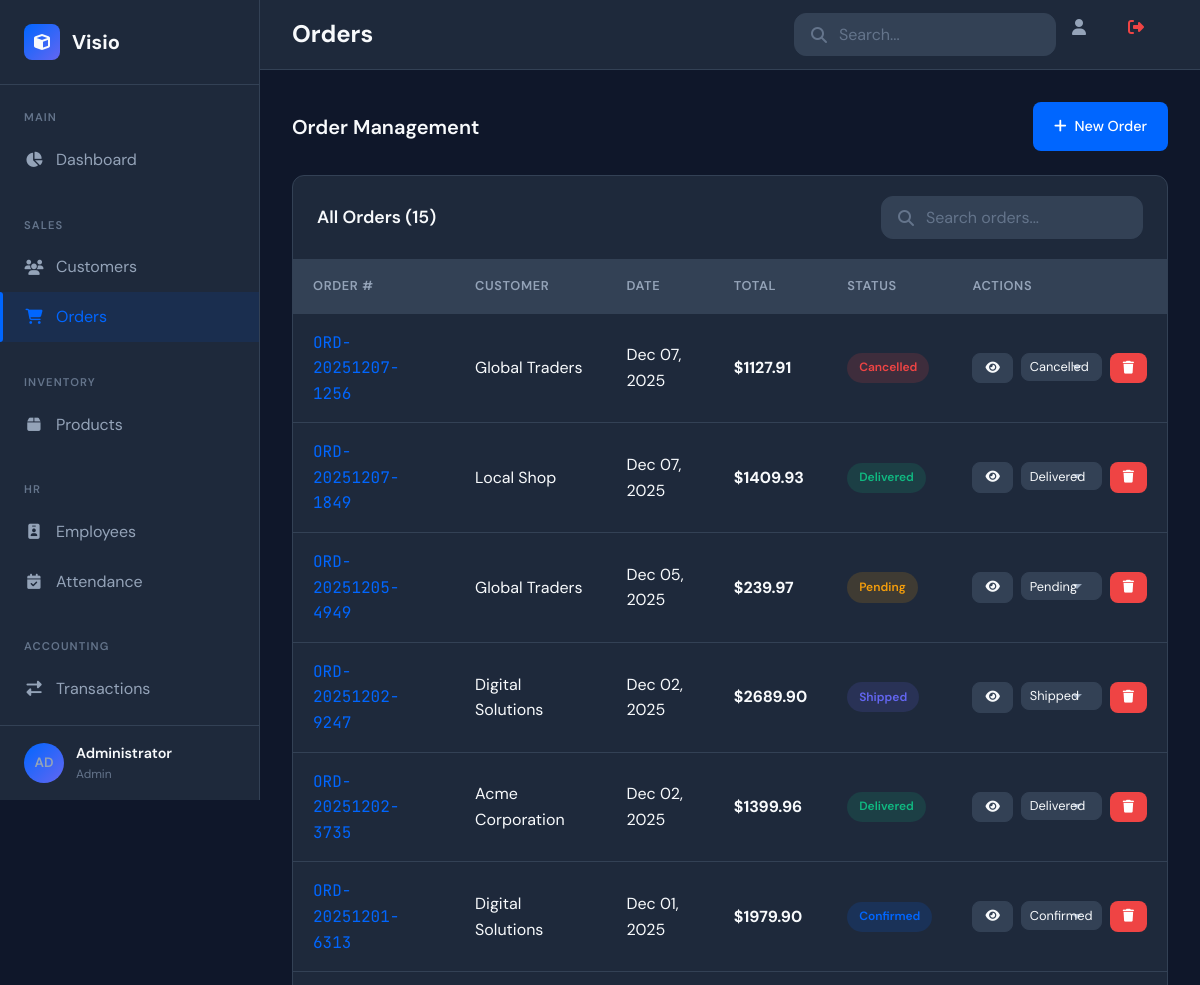
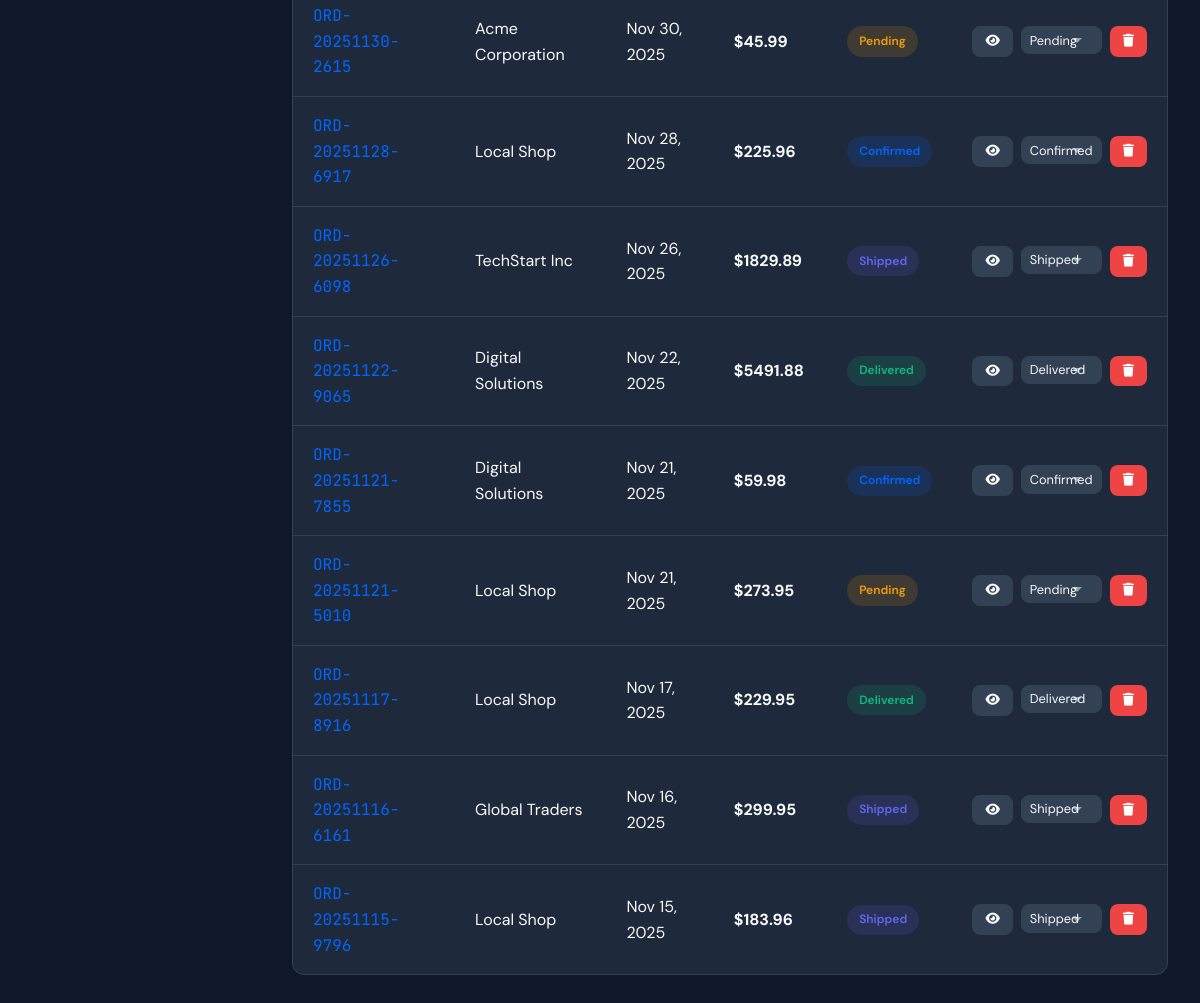
Page /orders (signed in) on the committed database (2 pictures, top to bottom).
### app.py (models this page shows, shortened)
class User(UserMixin, db.Model):
    id = db.Column(db.Integer, primary_key=True)
    email = db.Column(db.String(120), unique=True, nullable=False)
    password_hash = db.Column(db.String(256), nullable=False)
    full_name = db.Column(db.String(100), nullable=False)
    role = db.Column(db.String(20), default='user')
    is_active = db.Column(db.Boolean, default=True)
    created_at = db.Column(db.DateTime, default=datetime.utcnow)
    last_login = db.Column(db.DateTime)
    def get_initials(self):
        names = self.full_name.split()
        if len(names) >= 2:
            return f"{names[0][0]}{names[1][0]}".upper()
        return self.full_name[:2].upper()

class Order(db.Model):
    id = db.Column(db.Integer, primary_key=True)
    order_number = db.Column(db.String(20), unique=True, nullable=False)
    customer_id = db.Column(db.Integer, db.ForeignKey('customer.id'), nullable=False)
    status = db.Column(db.String(20), default='pending')
    total_amount = db.Column(db.Float, default=0)
    created_at = db.Column(db.DateTime, default=datetime.utcnow)
    created_by = db.Column(db.Integer, db.ForeignKey('user.id'))
    items = db.relationship('OrderItem', backref='order', lazy=True, cascade='all, delete-orphan')

class Customer(db.Model):
    id = db.Column(db.Integer, primary_key=True)
    name = db.Column(db.String(100), nullable=False)
    email = db.Column(db.String(120), unique=True, nullable=False)
    phone = db.Column(db.String(20))
    address = db.Column(db.Text)
    created_at = db.Column(db.DateTime, default=datetime.utcnow)
    created_by = db.Column(db.Integer, db.ForeignKey('user.id'))
    orders = db.relationship('Order', backref='customer', lazy=True)

### app.py (the view)
@app.route('/orders')
@login_required
def orders():
    return render_template('orders.html', orders=Order.query.order_by(Order.created_at.desc()).all())

### app.py (called while the page is built)
@login_manager.user_loader
def load_user(user_id):
    return User.query.get(int(user_id))

### templates/orders.html (shortened to what this page needs)
{% extends "base.html" %}
{% block page_title %}Orders{% endblock %}
{% block content %}
<div class="section-header">
    <h2 class="section-title">Order Management</h2>
    <a href="{{ url_for('add_order') }}" class="btn btn-primary">
        <i class="fas fa-plus"></i>
        New Order
    </a>
</div>
<div class="card">
    <div class="card-header">
        <h3 class="card-title">All Orders ({{ orders|length }})</h3>
        <div class="search-box">
            <i class="fas fa-search"></i>
            <input type="text" id="searchOrders" placeholder="Search orders..." onkeyup="filterTable('searchOrders', 'ordersTable')">
        </div>
    </div>
    <div class="card-body" style="padding: 0;">
        {% if orders %}
        <table class="data-table" id="ordersTable">
            <thead>
                <tr>
                    <th>Order #</th>
                    <th>Customer</th>
                    <th>Date</th>
                    <th>Total</th>
                    <th>Status</th>
                    <th>Actions</th>
                </tr>
            </thead>
            <tbody>
                {% for order in orders %}
                <tr>
                    <td class="font-mono">
                        <a href="{{ url_for('view_order', id=order.id) }}" style="color: var(--primary);">
                            {{ order.order_number }}
                        </a>
                    </td>
                    <td>{{ order.customer.name }}</td>
                    <td>{{ order.created_at.strftime('%b %d, %Y') }}</td>
                    <td><strong>${{ "%.2f"|format(order.total_amount) }}</strong></td>
                    <td>
                        <span class="badge badge-{{ order.status }}">{{ order.status }}</span>
                    </td>
                    <td>
                        <div class="btn-group">
                            <a href="{{ url_for('view_order', id=order.id) }}" class="btn btn-sm btn-secondary" title="View">
                                <i class="fas fa-eye"></i>
                            </a>
                            <form action="{{ url_for('update_order_status', id=order.id) }}" method="POST" style="display: inline;">
                                <select name="status" class="form-control" style="width: auto; padding: 0.35rem 0.5rem; font-size: 0.8rem;" onchange="this.form.submit()">
                                    <option value="pending" {% if order.status == 'pending' %}selected{% endif %}>Pending</option>
                                    <option value="confirmed" {% if order.status == 'confirmed' %}selected{% endif %}>Confirmed</option>
                                    <option value="shipped" {% if order.status == 'shipped' %}selected{% endif %}>Shipped</option>
                                    <option value="delivered" {% if order.status == 'delivered' %}selected{% endif %}>Delivered</option>
                                    <option value="cancelled" {% if order.status == 'cancelled' %}selected{% endif %}>Cancelled</option>
                                </select>
                            </form>
                            <form action="{{ url_for('delete_order', id=order.id) }}" method="POST" style="display: inline;" data-confirm="Are you sure you want to delete this order?">
                                <button type="submit" class="btn btn-sm btn-danger" title="Delete">
                                    <i class="fas fa-trash"></i>
                                </button>
                            </form>
                        </div>
                    </td>
                </tr>
                {% endfor %}
            </tbody>
        </table>
        {% endif %}
    </div>
</div>
{% endblock %}

### templates/base.html (shortened to what this page needs)
<!DOCTYPE html>
<html lang="en">
<head>
    <link rel="stylesheet" href="https://cdnjs.cloudflare.com/ajax/libs/font-awesome/6.4.0/css/all.min.css">
    <link rel="stylesheet" href="{{ url_for('static', filename='css/style.css') }}">
</head>
<body>
    <div class="app-container">
        <aside class="sidebar">
            <div class="sidebar-header">
                <div class="logo">
                    <i class="fas fa-cube"></i>
                    <span>Visio</span>
                </div>
            </div>
            <nav class="sidebar-nav">
                <div class="nav-section">
                    <span class="nav-section-title">Main</span>
                    <a href="{{ url_for('dashboard') }}" class="nav-item {% if request.endpoint == 'dashboard' %}active{% endif %}">
                        <i class="fas fa-chart-pie"></i><span>Dashboard</span>
                    </a>
                </div>
                <div class="nav-section">
                    <span class="nav-section-title">Sales</span>
                    <a href="{{ url_for('customers') }}" class="nav-item {% if 'customer' in request.endpoint %}active{% endif %}">
                        <i class="fas fa-users"></i><span>Customers</span>
                    </a>
                    <a href="{{ url_for('orders') }}" class="nav-item {% if 'order' in request.endpoint %}active{% endif %}">
                        <i class="fas fa-shopping-cart"></i><span>Orders</span>
                    </a>
                </div>
                <div class="nav-section">
                    <span class="nav-section-title">Inventory</span>
                    <a href="{{ url_for('products') }}" class="nav-item {% if 'product' in request.endpoint %}active{% endif %}">
                        <i class="fas fa-box"></i><span>Products</span>
                    </a>
                </div>
                <div class="nav-section">
                    <span class="nav-section-title">HR</span>
                    <a href="{{ url_for('employees') }}" class="nav-item {% if 'employee' in request.endpoint %}active{% endif %}">
                        <i class="fas fa-id-badge"></i><span>Employees</span>
                    </a>
                    <a href="{{ url_for('attendance') }}" class="nav-item {% if 'attendance' in request.endpoint %}active{% endif %}">
                        <i class="fas fa-calendar-check"></i><span>Attendance</span>
                    </a>
                </div>
                <div class="nav-section">
                    <span class="nav-section-title">Accounting</span>
                    <a href="{{ url_for('transactions') }}" class="nav-item {% if 'transaction' in request.endpoint %}active{% endif %}">
                        <i class="fas fa-exchange-alt"></i><span>Transactions</span>
                    </a>
                    <a href="{{ url_for('reports') }}" class="nav-item {% if 'report' in request.endpoint %}active{% endif %}">
                    </a>
                </div>
            </nav>
            <div class="sidebar-footer">
                <div class="user-info" style="cursor: pointer;" onclick="toggleUserMenu()">
                    <div class="user-avatar" style="background: linear-gradient(135deg, #0066FF, #6366F1); display: flex; align-items: center; justify-content: center; font-weight: 600; font-size: 0.85rem;">
                        {{ current_user.get_initials() }}
                    </div>
                    <div class="user-details">
                        <span class="user-name">{{ current_user.full_name }}</span>
                        <span class="user-role">{{ current_user.role|capitalize }}</span>
                    </div>
                </div>
            </div>
        </aside>
        <main class="main-content">
            <header class="content-header">
                <div class="header-left">
                    <h1 class="page-title">{% block page_title %}Dashboard{% endblock %}</h1>
                </div>
                <div class="header-right">
                    <div class="search-box"><i class="fas fa-search"></i><input type="text" placeholder="Search..."></div>
                    <a href="{{ url_for('profile') }}" class="notification-btn" title="Profile"><i class="fas fa-user"></i></a>
                    <a href="{{ url_for('logout') }}" class="notification-btn" title="Logout" style="color: #EF4444;"><i class="fas fa-sign-out-alt"></i></a>
                </div>
            </header>
            <div class="content-body">{% block content %}{% endblock %}</div>
        </main>
    </div>
</body>
</html>

### rows in the picture
User: get_initials "AD", full_name "Administrator", role "Admin"
Order: order_number "ORD-20251207-1256", customer.name "Global Traders", created_at "Dec 07, 2025", total_amount "1127.91", status "Cancelled"
Order: order_number "ORD-20251207-1849", customer.name "Local Shop", created_at "Dec 07, 2025", total_amount "1409.93", status "Delivered"
Order: order_number "ORD-20251205-4949", customer.name "Global Traders", created_at "Dec 05, 2025", total_amount "239.97", status "Pending"
Order: order_number "ORD-20251202-9247", customer.name "Digital Solutions", created_at "Dec 02, 2025", total_amount "2689.90", status "Shipped"
Order: order_number "ORD-20251202-3735", customer.name "Acme Corporation", created_at "Dec 02, 2025", total_amount "1399.96", status "Delivered"
Order: order_number "ORD-20251201-6313", customer.name "Digital Solutions", created_at "Dec 01, 2025", total_amount "1979.90", status "Confirmed"
Order: order_number "ORD-20251130-2615", customer.name "Acme Corporation", created_at "Nov 30, 2025", total_amount "45.99", status "Pending"
Order: order_number "ORD-20251128-6917", customer.name "Local Shop", created_at "Nov 28, 2025", total_amount "225.96", status "Confirmed"
Order: order_number "ORD-20251126-6098", customer.name "TechStart Inc", created_at "Nov 26, 2025", total_amount "1829.89", status "Shipped"
Order: order_number "ORD-20251122-9065", customer.name "Digital Solutions", created_at "Nov 22, 2025", total_amount "5491.88", status "Delivered"
Order: order_number "ORD-20251121-7855", customer.name "Digital Solutions", created_at "Nov 21, 2025", total_amount "59.98", status "Confirmed"
Order: order_number "ORD-20251121-5010", customer.name "Local Shop", created_at "Nov 21, 2025", total_amount "273.95", status "Pending"
Order: order_number "ORD-20251117-8916", customer.name "Local Shop", created_at "Nov 17, 2025", total_amount "229.95", status "Delivered"
Order: order_number "ORD-20251116-6161", customer.name "Global Traders", created_at "Nov 16, 2025", total_amount "299.95", status "Shipped"
Order: order_number "ORD-20251115-9796", customer.name "Local Shop", created_at "Nov 15, 2025", total_amount "183.96", status "Shipped"

### other values in the picture
{{ orders|length }} "15"
